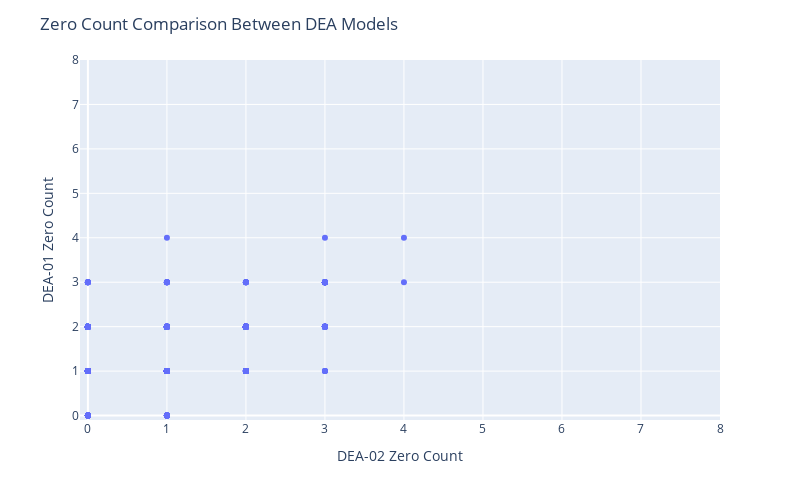

Notebook code for this chart:
### Code cell
fig = px.scatter(df_w_merged, x="DEA-02 Zero Count", y="DEA-01 Zero Count")

# fig.add_traces(
#     list(px.line(x = np.linspace(0.3, 1, num=2), y = np.linspace(0.3, 1, num=2)).select_traces())
# )

fig.update_traces(line_color='lightgreen', line_width=3)

fig.update_layout(
    autosize=False,
    width=800,
    height=500,
    title_text=f"Zero Count Comparison Between DEA Models",
    yaxis_range = [-0.1,8],
    xaxis_range = [-0.1,8],
#    xaxis_title="ES - 2nd DEA Model",
#    yaxis_title="ES - 1st DEA Model"
)

fig.show()

### Figure 1 — Plotly figure (JSON) as saved in the notebook; plotly's stock layout.template omitted (floating-point values rounded to 4 significant figures; data arrays with more than 128 entries replaced by an {"elided": "..."} marker saying what was removed)
{"data": [{"hovertemplate": "DEA-02 Zero Count=%{x}<br>DEA-01 Zero Count=%{y}<extra></extra>", "legendgroup": "", "line": {"color": "lightgreen", "width": 3}, "marker": {"color": "#636efa", "symbol": "circle"}, "mode": "markers", "name": "", "orientation": "v", "showlegend": false, "type": "scatter", "x": {"elided": "1000 int values"}, "xaxis": "x", "y": {"elided": "1000 int values"}, "yaxis": "y"}], "layout": {"autosize": false, "height": 500, "legend": {"tracegroupgap": 0}, "margin": {"t": 60}, "title": {"text": "Zero Count Comparison Between DEA Models"}, "width": 800, "xaxis": {"anchor": "y", "domain": [0, 1], "range": [-0.1, 8], "title": {"text": "DEA-02 Zero Count"}, "type": "linear"}, "yaxis": {"anchor": "x", "domain": [0, 1], "range": [-0.1, 8], "title": {"text": "DEA-01 Zero Count"}, "type": "linear"}}}
